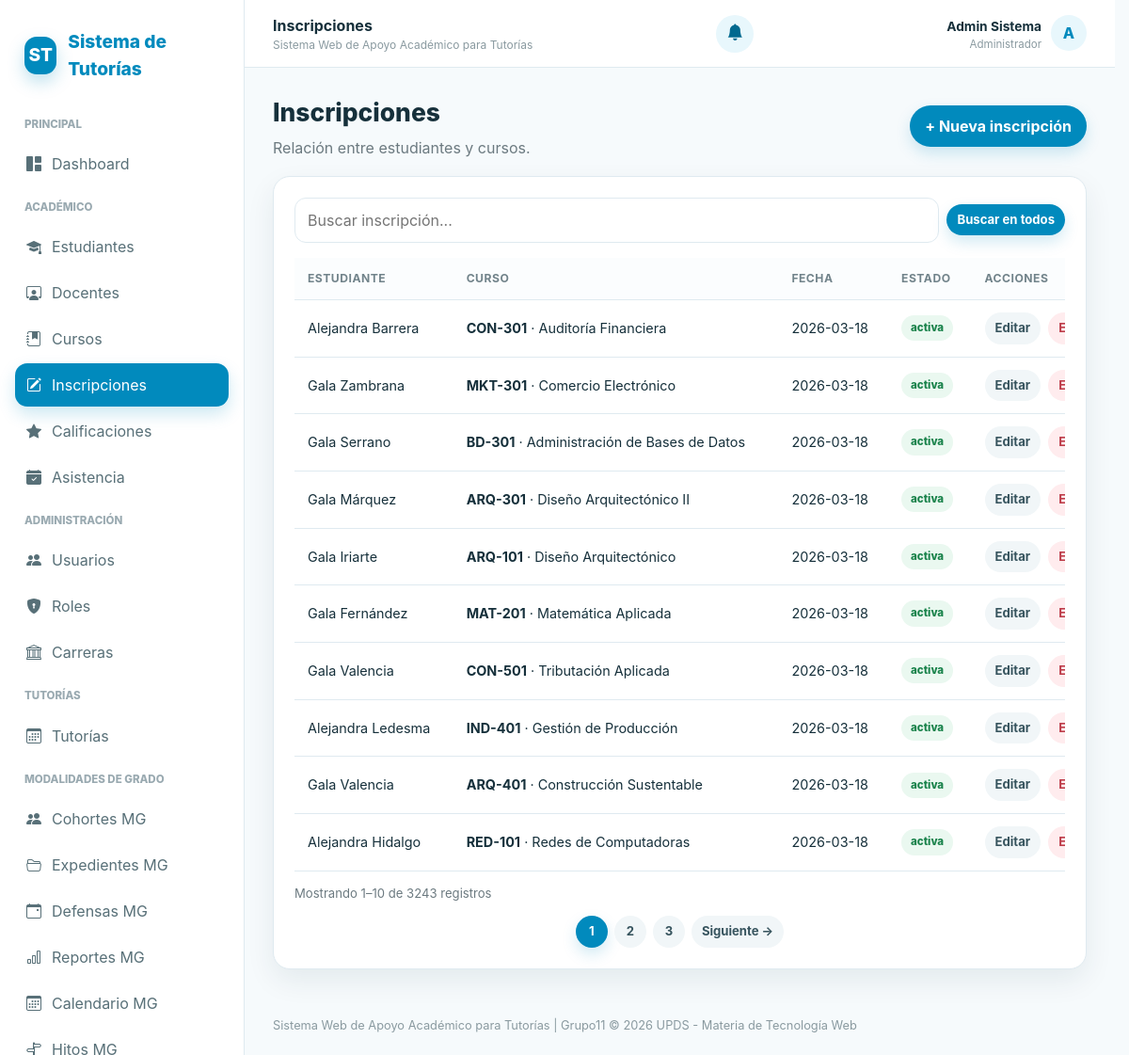
Screenshot of /controllers/inscripciones.php (signed in) with the database file from the repository.
### tables this page shows
CREATE TABLE inscripciones (
    id_inscripcion INT AUTO_INCREMENT PRIMARY KEY,
    id_estudiante INT NOT NULL,
    id_curso INT NOT NULL,
    fecha_inscripcion DATE NOT NULL,
    estado ENUM('activa', 'retirada', 'finalizada') NOT NULL DEFAULT 'activa',
    UNIQUE KEY uq_inscripcion (id_estudiante, id_curso),
    FOREIGN KEY (id_estudiante) REFERENCES estudiantes(id_estudiante) ON DELETE CASCADE,
    FOREIGN KEY (id_curso) REFERENCES cursos(id_curso) ON DELETE CASCADE
);

CREATE TABLE cursos (
    id_curso INT AUTO_INCREMENT PRIMARY KEY,
    nombre_curso VARCHAR(150) NOT NULL,
    codigo VARCHAR(30) NOT NULL UNIQUE,
    id_carrera INT NULL,
    id_profesor INT NULL,
    semestre TINYINT UNSIGNED NULL,
    descripcion TEXT NULL,
    estado ENUM('activo', 'inactivo') NOT NULL DEFAULT 'activo',
    FOREIGN KEY (id_carrera) REFERENCES carreras(id_carrera) ON DELETE SET NULL ON UPDATE CASCADE,
    FOREIGN KEY (id_profesor) REFERENCES profesores(id_profesor) ON DELETE SET NULL ON UPDATE CASCADE
);

### controllers/inscripciones.php (called while the page is built, shortened)
<?php
require_once __DIR__.'/../config/conexion.php';require_once __DIR__.'/../includes/seguridad.php';
require_once __DIR__.'/../includes/paginacion.php';require_role(['administrador']);require_once __DIR__.'/../models/InscripcionModel.php';
$m=new InscripcionModel($pdo);$id=(int)($_GET['id']??0);$accion=$_GET['accion']??'listar';$formError=null;
$busqueda=trim((string)($_GET['buscar']??''));$todosLosRegistros=filtrar_registros($m->obtenerTodas(),$busqueda);$paginacion=paginar_registros($todosLosRegistros,(int)($_GET['pagina']??1),10);$registros=$paginacion['registros'];$tituloPagina='Inscripciones';require __DIR__.'/../views/inscripciones/index.php';

### includes/seguridad.php (called while the page is built, shortened)
<?php
function e($v): string { return htmlspecialchars((string) $v, ENT_QUOTES, 'UTF-8'); }

### models/InscripcionModel.php (called while the page is built, shortened)
<?php
class InscripcionModel {
    private PDO $pdo;
    function __construct(PDO $pdo){$this->pdo=$pdo;}
    function obtenerTodas(){return $this->pdo->query("SELECT i.*,CONCAT(u.nombre,' ',u.apellido) estudiante,c.nombre_curso,c.codigo FROM inscripciones i JOIN estudiantes e ON e.id_estudiante=i.id_estudiante JOIN usuarios u ON u.id_usuario=e.id_usuario JOIN cursos c ON c.id_curso=i.id_curso ORDER BY i.fecha_inscripcion DESC")->fetchAll();}
}

### includes/paginacion.php (called while the page is built)
<?php
function paginar_registros(array $registros, int $pagina = 1, int $porPagina = 10): array
{
    $porPagina = max(1, $porPagina);
    $total = count($registros);
    $totalPaginas = max(1, (int) ceil($total / $porPagina));
    $pagina = min(max(1, $pagina), $totalPaginas);
    $inicio = ($pagina - 1) * $porPagina;
    return [
        'registros' => array_slice($registros, $inicio, $porPagina),
        'pagina' => $pagina,
        'por_pagina' => $porPagina,
        'total' => $total,
        'total_paginas' => $totalPaginas,
    ];
}
function filtrar_registros(array $registros, string $termino): array
{
    $termino = trim($termino);
    if ($termino === '') return $registros;
    $normalizar = static function (string $valor): string {
        return function_exists('mb_strtolower') ? mb_strtolower($valor, 'UTF-8') : strtolower($valor);
    };
    $busqueda = $normalizar($termino);
    return array_values(array_filter($registros, static function ($registro) use ($busqueda, $normalizar): bool {
        $partes = [];
        foreach ((array)$registro as $valor) {
            if (is_scalar($valor) || $valor === null) $partes[] = (string)$valor;
        }
        return strpos($normalizar(implode(' ', $partes)), $busqueda) !== false;
    }));
}

### views/inscripciones/index.php (the view, shortened to what this page needs)
<?php include __DIR__.'/../layouts/header.php';?><div class="toolbar"><div><h1 class="page-title">Inscripciones</h1><p class="subtitle">Relación entre estudiantes y cursos.</p></div><a class="btn btn-primary" href="?accion=crear">+ Nueva inscripción</a></div><div class="card"><div class="card-body"><form method="get" class="search-form" style="display:flex;gap:8px;align-items:center;margin-bottom:16px;flex-wrap:wrap"><input class="search" type="search" name="buscar" value="<?=e($busqueda ?? '')?>" placeholder="Buscar inscripción..." style="flex:1;min-width:220px"><button class="btn btn-primary btn-sm" type="submit">Buscar en todos</button></form><div class="table-wrap"><table class="table" id="tabla"><thead><tr><th>Estudiante</th><th>Curso</th><th>Fecha</th><th>Estado</th><th>Acciones</th></tr></thead><tbody><?php foreach($registros as $r):?><tr><td><?=e($r['estudiante'])?></td><td><strong><?=e($r['codigo'])?></strong> · <?=e($r['nombre_curso'])?></td><td><?=e($r['fecha_inscripcion'])?></td><td><span class="badge <?= $r['estado']==='activa'?'badge-success':'badge-warning'?>"><?=e($r['estado'])?></span></td><td><div class="actions"><a class="btn btn-light btn-sm" href="?accion=editar&id=<?=$r['id_inscripcion']?>">Editar</a><form method="post"><button class="btn btn-danger btn-sm" data-confirm="¿Eliminar inscripción?">Eliminar</button></form></div></td></tr><?php endforeach;?></tbody></table></div><?php include __DIR__.'/../layouts/paginacion.php'; ?></div></div><?php include __DIR__.'/../layouts/footer.php';?>

### assets/css/style.css (style rules this page uses)
:root { --primary: #018abd; --primary-dark: #01698f; --primary-light: #e8f7fc; --primary-soft: #f1fbfe; --text: #16303b; --muted: #6c7a80; --bg: #f6fafc; --card: #ffffff; --border: #dfeaf0; --success: #18824a; --success-bg: #eaf8f0; --warning: #956f00; --warning-bg: #fff7df; --danger: #bd3c49; --danger-bg: #ffecee; --shadow: 0 12px 30px rgba(0, 45, 65, 0.08); --shadow-hover: 0 12px 28px rgba(1, 138, 189, 0.18); --radius: 18px; --pill: 999px; }
* { box-sizing: border-box; }
html { scroll-behavior: smooth; }
body { margin: 0; font-family: Inter, system-ui, -apple-system, BlinkMacSystemFont, "Segoe UI", sans-serif; background: var(--bg); color: var(--text); line-height: 1.5; }
a { color: inherit; text-decoration: none; }
button, input, select, textarea { font: inherit; }
button, a, input, select, textarea { -webkit-tap-highlight-color: transparent; }
.page-title { font-size: 1.65rem; font-weight: 800; margin: 0; }
.subtitle { color: var(--muted); margin: 5px 0 0; }
.toolbar { display: flex; gap: 14px; justify-content: space-between; align-items: center; flex-wrap: wrap; margin-bottom: 18px; }
.card { background: var(--card); border: 1px solid var(--border); border-radius: var(--radius); box-shadow: var(--shadow); }
.card-body { padding: 22px; }
.btn { border: 0; border-radius: var(--pill); padding: 10px 16px; font-weight: 700; cursor: pointer; display: inline-flex; align-items: center; justify-content: center; gap: 8px; transition: transform 0.2s ease, box-shadow 0.2s ease, background 0.2s ease, color 0.2s ease; }
.btn-primary { background: var(--primary); color: #ffffff; box-shadow: 0 7px 16px rgba(1, 138, 189, 0.18); }
.btn-light { background: #f1f6f8; color: #37545e; }
.btn-danger { background: var(--danger-bg); color: var(--danger); }
.btn-sm { padding: 7px 11px; font-size: 0.82rem; }
.actions { display: flex; gap: 8px; flex-wrap: wrap; align-items: center; }
.search { border: 1px solid var(--border); border-radius: 12px; padding: 11px 13px; min-width: 230px; outline: none; }
input, select, textarea { width: 100%; border: 1px solid var(--border); border-radius: 11px; padding: 10px 12px; background: #ffffff; color: var(--text); outline: none; transition: border-color 0.2s ease, box-shadow 0.2s ease; }
.table-wrap { overflow-x: auto; }
.table { width: 100%; border-collapse: collapse; min-width: 900px; }
.table th, .table td { padding: 13px 14px; border-bottom: 1px solid var(--border); text-align: left; font-size: 0.9rem; vertical-align: middle; }
.table th { font-size: 0.76rem; text-transform: uppercase; letter-spacing: 0.04em; color: #71838a; background: #fbfdfe; }
.badge { display: inline-flex; align-items: center; border-radius: var(--pill); padding: 5px 10px; font-size: 0.72rem; font-weight: 800; white-space: nowrap; }
.badge-success { background: var(--success-bg); color: var(--success); }
html { scrollbar-gutter: stable; }

### rows the page displays
inscripciones: estudiante "Alejandra Barrera", id_curso.codigo "CON-301", id_curso.nombre_curso "Auditoría Financiera", fecha_inscripcion "2026-03-18", estado "activa"
inscripciones: estudiante "Gala Zambrana", id_curso.codigo "MKT-301", id_curso.nombre_curso "Comercio Electrónico", fecha_inscripcion "2026-03-18", estado "activa"
inscripciones: estudiante "Gala Serrano", id_curso.codigo "BD-301", id_curso.nombre_curso "Administración de Bases de Datos", fecha_inscripcion "2026-03-18", estado "activa"
inscripciones: estudiante "Gala Márquez", id_curso.codigo "ARQ-301", id_curso.nombre_curso "Diseño Arquitectónico II", fecha_inscripcion "2026-03-18", estado "activa"
inscripciones: estudiante "Gala Iriarte", id_curso.codigo "ARQ-101", id_curso.nombre_curso "Diseño Arquitectónico", fecha_inscripcion "2026-03-18", estado "activa"
inscripciones: estudiante "Gala Fernández", id_curso.codigo "MAT-201", id_curso.nombre_curso "Matemática Aplicada", fecha_inscripcion "2026-03-18", estado "activa"
inscripciones: estudiante "Gala Valencia", id_curso.codigo "CON-501", id_curso.nombre_curso "Tributación Aplicada", fecha_inscripcion "2026-03-18", estado "activa"
inscripciones: estudiante "Alejandra Ledesma", id_curso.codigo "IND-401", id_curso.nombre_curso "Gestión de Producción", fecha_inscripcion "2026-03-18", estado "activa"
inscripciones: estudiante "Gala Valencia", id_curso.codigo "ARQ-401", id_curso.nombre_curso "Construcción Sustentable", fecha_inscripcion "2026-03-18", estado "activa"
inscripciones: estudiante "Alejandra Hidalgo", id_curso.codigo "RED-101", id_curso.nombre_curso "Redes de Computadoras", fecha_inscripcion "2026-03-18", estado "activa"

### other values shown
$tituloPagina "Inscripciones"
$nombreUsuario "Admin Sistema"
$rolVisible "Administrador"
$inicialUsuario "A"
$paginacion['total'] "3243"
